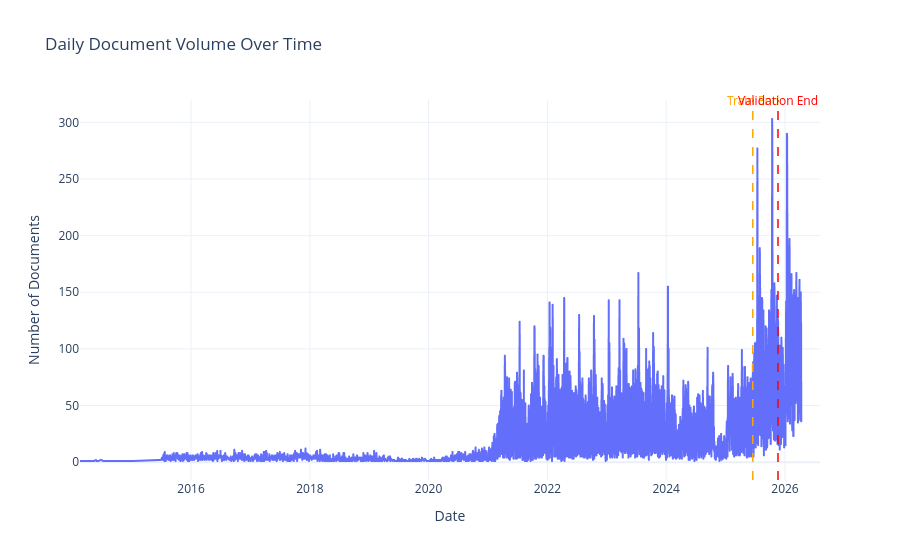
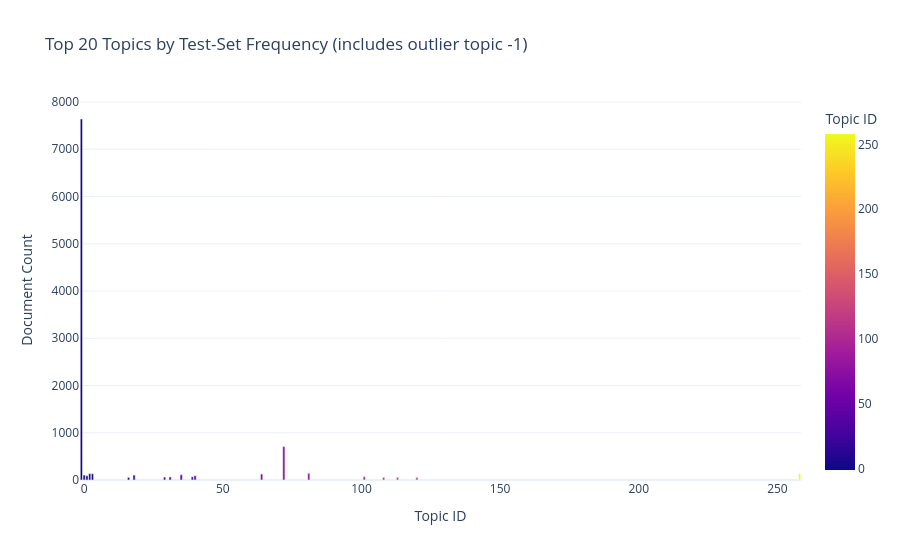
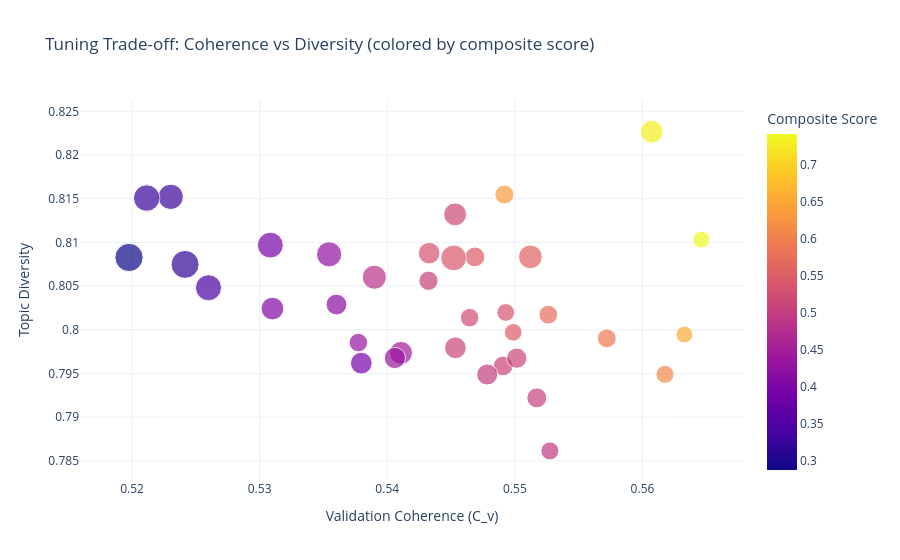
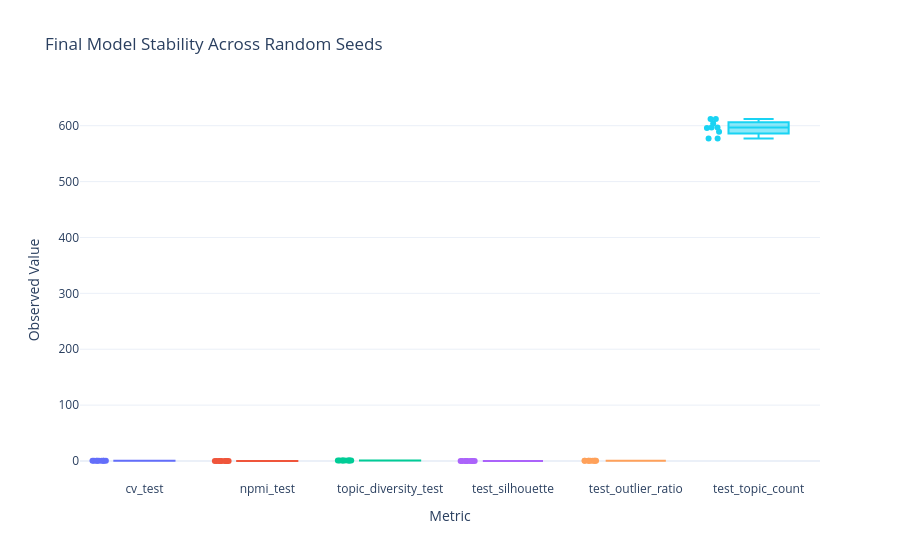

The code cell stored with these charts, in order, in its notebook:
### Markdown cell above
Generates scientific figures for trends, topic prevalence, tuning trade-offs, and stability.

### Code cell
# ---------- Figure 1: Document intensity over time (all splits) ----------
plot_df = df[['date']].copy()
plot_df['date'] = pd.to_datetime(plot_df['date'])
plot_df['day'] = plot_df['date'].dt.floor('D')

daily_counts = plot_df.groupby('day').size().reset_index(name='documents')

split_dates = {
    'train_end': pd.to_datetime(train_df['date']).max(),
    'val_start': pd.to_datetime(val_df['date']).min(),
    'val_end': pd.to_datetime(val_df['date']).max(),
    'test_start': pd.to_datetime(test_df['date']).min()
}

fig_daily = px.line(
    daily_counts,
    x='day',
    y='documents',
    title='Daily Document Volume Over Time',
    labels={'day': 'Date', 'documents': 'Number of Documents'}
)


def add_date_marker(fig, date_value, label, color):
    if pd.isna(date_value):
        return
    marker_x = pd.to_datetime(date_value).to_pydatetime()
    fig.add_shape(
        type='line',
        x0=marker_x,
        x1=marker_x,
        y0=0,
        y1=1,
        xref='x',
        yref='paper',
        line=dict(color=color, dash='dash', width=1.5)
    )
    fig.add_annotation(
        x=marker_x,
        y=1,
        xref='x',
        yref='paper',
        yshift=10,
        text=label,
        showarrow=False,
        font=dict(color=color)
    )


add_date_marker(fig_daily, split_dates['train_end'], 'Train End', 'orange')
add_date_marker(fig_daily, split_dates['val_end'], 'Validation End', 'red')
fig_daily.update_layout(template='plotly_white')
fig_daily.show()

# ---------- Figure 2: Topic prevalence in final test assignment ----------
if 'test_topics' in globals():
    topic_counts = pd.Series(test_topics).value_counts(dropna=False).rename_axis('topic').reset_index(name='count')
    topic_counts['topic'] = topic_counts['topic'].astype(int)
    topic_counts = topic_counts.sort_values('count', ascending=False)

    fig_topic_prev = px.bar(
        topic_counts.head(20),
        x='topic',
        y='count',
        color='topic',
        title='Top 20 Topics by Test-Set Frequency (includes outlier topic -1)',
        labels={'topic': 'Topic ID', 'count': 'Document Count'}
    )
    fig_topic_prev.update_layout(showlegend=False, template='plotly_white')
    fig_topic_prev.show()
else:
    print('Topic prevalence figure skipped (`test_topics` not available).')

# ---------- Figure 3: Hyperparameter trade-off map ----------
if {'cv_val', 'topic_diversity', 'composite_score', 'n_neighbors', 'min_cluster_size'}.issubset(tuning_results.columns):
    fig_tradeoff = px.scatter(
        tuning_results,
        x='cv_val',
        y='topic_diversity',
        color='composite_score',
        size='n_topics' if 'n_topics' in tuning_results.columns else None,
        hover_data=['n_neighbors', 'n_components', 'min_cluster_size', 'min_samples', 'fit_seconds'],
        title='Tuning Trade-off: Coherence vs Diversity (colored by composite score)',
        labels={'cv_val': 'Validation Coherence (C_v)', 'topic_diversity': 'Topic Diversity', 'composite_score': 'Composite Score'}
    )
    fig_tradeoff.update_layout(template='plotly_white')
    fig_tradeoff.show()

# ---------- Figure 4: Seed stability profile ----------
if not seed_results.empty:
    long_seed = seed_results.melt(
        id_vars=['seed'],
        value_vars=['cv_test', 'npmi_test', 'topic_diversity_test', 'test_silhouette', 'test_outlier_ratio', 'test_topic_count'],
        var_name='metric',
        value_name='value'
    )

    fig_seed_box = px.box(
        long_seed,
        x='metric',
        y='value',
        points='all',
        color='metric',
        title='Final Model Stability Across Random Seeds',
        labels={'metric': 'Metric', 'value': 'Observed Value'}
    )
    fig_seed_box.update_layout(showlegend=False, template='plotly_white')
    fig_seed_box.show()

# ---------- Figure 5: Fold-level metric heatmap ----------
if {'fold', 'cv_val', 'npmi_val', 'topic_diversity', 'intra_topic_similarity', 'inter_topic_similarity'}.issubset(cv_results.columns):
    fold_summary = cv_results.groupby('fold', as_index=False)[
        ['cv_val', 'npmi_val', 'topic_diversity', 'intra_topic_similarity', 'inter_topic_similarity']
    ].mean()

    z_values = fold_summary[['cv_val', 'npmi_val', 'topic_diversity', 'intra_topic_similarity', 'inter_topic_similarity']].to_numpy()

    fig_heat = go.Figure(data=go.Heatmap(
        z=z_values,
        x=['C_v', 'NPMI', 'Diversity', 'Intra Sim', 'Inter Sim'],
        y=[f"Fold {int(f)}" for f in fold_summary['fold']],
        colorscale='Viridis',
        colorbar=dict(title='Mean Value')
    ))
    fig_heat.update_layout(
        title='Fold-wise Average Metrics During Hyperparameter Tuning',
        xaxis_title='Metric',
        yaxis_title='Time-Series CV Fold',
        template='plotly_white'
    )
    fig_heat.show()

print('Scientific visualizations generated.')

### Figure 1 — Plotly figure (JSON) as saved in the notebook; plotly's stock layout.template omitted (floating-point values rounded to 4 significant figures; data arrays with more than 128 entries replaced by an {"elided": "..."} marker saying what was removed)
{"data": [{"hovertemplate": "Date=%{x}<br>Number of Documents=%{y}<extra></extra>", "legendgroup": "", "line": {"color": "#636efa", "dash": "solid"}, "marker": {"symbol": "circle"}, "mode": "lines", "name": "", "showlegend": false, "type": "scattergl", "x": {"elided": "3302 str values"}, "xaxis": "x", "y": {"elided": "3302 int values"}, "yaxis": "y"}], "layout": {"annotations": [{"font": {"color": "orange"}, "showarrow": false, "text": "Train End", "x": "2025-06-16T22:56:30+00:00", "xref": "x", "y": 1, "yref": "paper", "yshift": 10}, {"font": {"color": "red"}, "showarrow": false, "text": "Validation End", "x": "2025-11-18T23:36:34+00:00", "xref": "x", "y": 1, "yref": "paper", "yshift": 10}], "legend": {"tracegroupgap": 0}, "shapes": [{"line": {"color": "orange", "dash": "dash", "width": 1.5}, "type": "line", "x0": "2025-06-16T22:56:30+00:00", "x1": "2025-06-16T22:56:30+00:00", "xref": "x", "y0": 0, "y1": 1, "yref": "paper"}, {"line": {"color": "red", "dash": "dash", "width": 1.5}, "type": "line", "x0": "2025-11-18T23:36:34+00:00", "x1": "2025-11-18T23:36:34+00:00", "xref": "x", "y0": 0, "y1": 1, "yref": "paper"}], "title": {"text": "Daily Document Volume Over Time"}, "xaxis": {"anchor": "y", "domain": [0, 1], "title": {"text": "Date"}}, "yaxis": {"anchor": "x", "domain": [0, 1], "title": {"text": "Number of Documents"}}}}

### Figure 2 — Plotly figure (JSON) as saved in the notebook; plotly's stock layout.template omitted (floating-point values rounded to 4 significant figures)
{"data": [{"hovertemplate": "Topic ID=%{marker.color}<br>Document Count=%{y}<extra></extra>", "legendgroup": "", "marker": {"color": [-1, 72, 81, 258, 2, 3, 64, 35, 0, 18, 40, 1, 101, 39, 31, 29, 113, 16, 120, 108], "coloraxis": "coloraxis", "pattern": {"shape": ""}}, "name": "", "orientation": "v", "showlegend": false, "textposition": "auto", "type": "bar", "x": [-1, 72, 81, 258, 2, 3, 64, 35, 0, 18, 40, 1, 101, 39, 31, 29, 113, 16, 120, 108], "xaxis": "x", "y": [7640, 707, 143, 136, 135, 133, 127, 112, 105, 105, 91, 91, 73, 69, 66, 62, 56, 56, 56, 55], "yaxis": "y"}], "layout": {"barmode": "relative", "coloraxis": {"colorbar": {"title": {"text": "Topic ID"}}, "colorscale": [[0, "#0d0887"], [0.1111, "#46039f"], [0.2222, "#7201a8"], [0.3333, "#9c179e"], [0.4444, "#bd3786"], [0.5556, "#d8576b"], [0.6667, "#ed7953"], [0.7778, "#fb9f3a"], [0.8889, "#fdca26"], [1, "#f0f921"]]}, "legend": {"tracegroupgap": 0}, "showlegend": false, "title": {"text": "Top 20 Topics by Test-Set Frequency (includes outlier topic -1)"}, "xaxis": {"anchor": "y", "domain": [0, 1], "title": {"text": "Topic ID"}}, "yaxis": {"anchor": "x", "domain": [0, 1], "title": {"text": "Document Count"}}}}

### Figure 3 — Plotly figure (JSON) as saved in the notebook; plotly's stock layout.template omitted (floating-point values rounded to 4 significant figures; data arrays with more than 128 entries replaced by an {"elided": "..."} marker saying what was removed)
{"data": [{"customdata": {"elided": "36x5 float values"}, "hovertemplate": "Validation Coherence (C_v)=%{x}<br>Topic Diversity=%{y}<br>n_topics=%{marker.size}<br>n_neighbors=%{customdata[0]}<br>n_components=%{customdata[1]}<br>min_cluster_size=%{customdata[2]}<br>min_samples=%{customdata[3]}<br>fit_seconds=%{customdata[4]}<br>Composite Score=%{marker.color}<extra></extra>", "legendgroup": "", "marker": {"color": [0.741, 0.7292, 0.6546, 0.6331, 0.6103, 0.5886, 0.5718, 0.5564, 0.5465, 0.5465, 0.5415, 0.5362, 0.5311, 0.5223, 0.5174, 0.5129, 0.5109, 0.5108, 0.5076, 0.5055, 0.4981, 0.4937, 0.4829, 0.445, 0.4323, 0.4322, 0.427, 0.4191, 0.4051, 0.3945, 0.3943, 0.3413, 0.3283, 0.3256, 0.3222, 0.2879], "coloraxis": "coloraxis", "size": [173.7, 312.7, 171.3, 219.7, 197.0, 214.3, 213.3, 339.3, 186.7, 236.3, 401.3, 190.7, 280.3, 209.0, 315.3, 233.0, 282.0, 249.0, 223.7, 240.7, 266.3, 196.0, 351.3, 316.3, 208.3, 273.0, 382.0, 261.3, 311.0, 285.0, 404.0, 410.3, 386.7, 423.3, 473.3, 482.0], "sizemode": "area", "sizeref": 1.205, "symbol": "circle"}, "mode": "markers", "name": "", "orientation": "v", "showlegend": false, "type": "scatter", "x": [0.5646, 0.5607, 0.5633, 0.5492, 0.5618, 0.5572, 0.5526, 0.5512, 0.5499, 0.5469, 0.5452, 0.5493, 0.5433, 0.5465, 0.5453, 0.5491, 0.5453, 0.5501, 0.5432, 0.5517, 0.5478, 0.5527, 0.539, 0.5411, 0.5377, 0.5406, 0.5354, 0.536, 0.531, 0.538, 0.5308, 0.526, 0.523, 0.5212, 0.5242, 0.5198], "xaxis": "x", "y": [0.8103, 0.8227, 0.7995, 0.8155, 0.7949, 0.799, 0.8017, 0.8083, 0.7997, 0.8083, 0.8082, 0.802, 0.8088, 0.8014, 0.8132, 0.7959, 0.7979, 0.7968, 0.8056, 0.7922, 0.7949, 0.7861, 0.806, 0.7974, 0.7985, 0.7968, 0.8086, 0.8029, 0.8024, 0.7962, 0.8097, 0.8048, 0.8152, 0.8151, 0.8075, 0.8083], "yaxis": "y"}], "layout": {"coloraxis": {"colorbar": {"title": {"text": "Composite Score"}}, "colorscale": [[0, "#0d0887"], [0.1111, "#46039f"], [0.2222, "#7201a8"], [0.3333, "#9c179e"], [0.4444, "#bd3786"], [0.5556, "#d8576b"], [0.6667, "#ed7953"], [0.7778, "#fb9f3a"], [0.8889, "#fdca26"], [1, "#f0f921"]]}, "legend": {"itemsizing": "constant", "tracegroupgap": 0}, "title": {"text": "Tuning Trade-off: Coherence vs Diversity (colored by composite score)"}, "xaxis": {"anchor": "y", "domain": [0, 1], "title": {"text": "Validation Coherence (C_v)"}}, "yaxis": {"anchor": "x", "domain": [0, 1], "title": {"text": "Topic Diversity"}}}}

### Figure 4 — Plotly figure (JSON) as saved in the notebook; plotly's stock layout.template omitted (floating-point values rounded to 4 significant figures)
{"data": [{"alignmentgroup": "True", "boxpoints": "all", "hovertemplate": "Metric=%{x}<br>Observed Value=%{y}<extra></extra>", "legendgroup": "cv_test", "marker": {"color": "#636efa"}, "name": "cv_test", "notched": false, "offsetgroup": "cv_test", "orientation": "v", "showlegend": true, "type": "box", "x": ["cv_test", "cv_test", "cv_test", "cv_test", "cv_test", "cv_test", "cv_test", "cv_test", "cv_test"], "x0": " ", "xaxis": "x", "y": [0.516, 0.5055, 0.512, 0.513, 0.5096, 0.5099, 0.506, 0.502, 0.509], "y0": " ", "yaxis": "y"}, {"alignmentgroup": "True", "boxpoints": "all", "hovertemplate": "Metric=%{x}<br>Observed Value=%{y}<extra></extra>", "legendgroup": "npmi_test", "marker": {"color": "#EF553B"}, "name": "npmi_test", "notched": false, "offsetgroup": "npmi_test", "orientation": "v", "showlegend": true, "type": "box", "x": ["npmi_test", "npmi_test", "npmi_test", "npmi_test", "npmi_test", "npmi_test", "npmi_test", "npmi_test", "npmi_test"], "x0": " ", "xaxis": "x", "y": [0.01304, 0.001884, 0.01147, 0.01435, 0.009199, 0.007169, 0.004286, -0.0005311, 0.00595], "y0": " ", "yaxis": "y"}, {"alignmentgroup": "True", "boxpoints": "all", "hovertemplate": "Metric=%{x}<br>Observed Value=%{y}<extra></extra>", "legendgroup": "topic_diversity_test", "marker": {"color": "#00cc96"}, "name": "topic_diversity_test", "notched": false, "offsetgroup": "topic_diversity_test", "orientation": "v", "showlegend": true, "type": "box", "x": ["topic_diversity_test", "topic_diversity_test", "topic_diversity_test", "topic_diversity_test", "topic_diversity_test", "topic_diversity_test", "topic_diversity_test", "topic_diversity_test", "topic_diversity_test"], "x0": " ", "xaxis": "x", "y": [0.7748, 0.7732, 0.7768, 0.781, 0.7774, 0.7705, 0.7817, 0.7791, 0.7745], "y0": " ", "yaxis": "y"}, {"alignmentgroup": "True", "boxpoints": "all", "hovertemplate": "Metric=%{x}<br>Observed Value=%{y}<extra></extra>", "legendgroup": "test_silhouette", "marker": {"color": "#ab63fa"}, "name": "test_silhouette", "notched": false, "offsetgroup": "test_silhouette", "orientation": "v", "showlegend": true, "type": "box", "x": ["test_silhouette", "test_silhouette", "test_silhouette", "test_silhouette", "test_silhouette", "test_silhouette", "test_silhouette", "test_silhouette", "test_silhouette"], "x0": " ", "xaxis": "x", "y": [0.1383, 0.1435, 0.1383, 0.1462, 0.1358, 0.144, 0.1363, 0.1369, 0.1415], "y0": " ", "yaxis": "y"}, {"alignmentgroup": "True", "boxpoints": "all", "hovertemplate": "Metric=%{x}<br>Observed Value=%{y}<extra></extra>", "legendgroup": "test_outlier_ratio", "marker": {"color": "#FFA15A"}, "name": "test_outlier_ratio", "notched": false, "offsetgroup": "test_outlier_ratio", "orientation": "v", "showlegend": true, "type": "box", "x": ["test_outlier_ratio", "test_outlier_ratio", "test_outlier_ratio", "test_outlier_ratio", "test_outlier_ratio", "test_outlier_ratio", "test_outlier_ratio", "test_outlier_ratio", "test_outlier_ratio"], "x0": " ", "xaxis": "x", "y": [0.5728, 0.5868, 0.5727, 0.5888, 0.5683, 0.5746, 0.5753, 0.5694, 0.5628], "y0": " ", "yaxis": "y"}, {"alignmentgroup": "True", "boxpoints": "all", "hovertemplate": "Metric=%{x}<br>Observed Value=%{y}<extra></extra>", "legendgroup": "test_topic_count", "marker": {"color": "#19d3f3"}, "name": "test_topic_count", "notched": false, "offsetgroup": "test_topic_count", "orientation": "v", "showlegend": true, "type": "box", "x": ["test_topic_count", "test_topic_count", "test_topic_count", "test_topic_count", "test_topic_count", "test_topic_count", "test_topic_count", "test_topic_count", "test_topic_count"], "x0": " ", "xaxis": "x", "y": [596.0, 597.0, 604.0, 612.0, 589.0, 577.0, 597.0, 612.0, 577.0], "y0": " ", "yaxis": "y"}], "layout": {"boxmode": "overlay", "legend": {"title": {"text": "Metric"}, "tracegroupgap": 0}, "showlegend": false, "title": {"text": "Final Model Stability Across Random Seeds"}, "xaxis": {"anchor": "y", "categoryarray": ["cv_test", "npmi_test", "topic_diversity_test", "test_silhouette", "test_outlier_ratio", "test_topic_count"], "categoryorder": "array", "domain": [0, 1], "title": {"text": "Metric"}}, "yaxis": {"anchor": "x", "domain": [0, 1], "title": {"text": "Observed Value"}}}}
